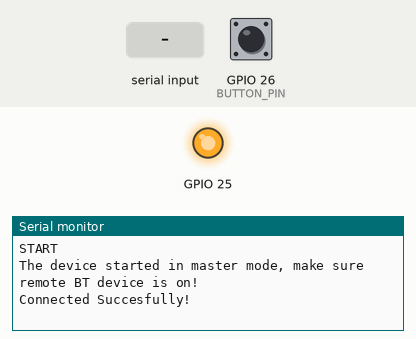
The program below on a simulated ESP32. On the bench: output pins drawn as LEDs (lit = HIGH), the last lines printed to the serial monitor. Inputs (shaded band) come from the test bench; at power-on: GPIO 26 (BUTTON_PIN) HIGH. The local clock reads 2024-03-15 10:24:30 at power-on unless the program sets it; nothing arrives over Bluetooth unless stated.

Above: at 4.2 s.
4.3 s: "Printer001\n" received over the second serial link
At 5.2 s:
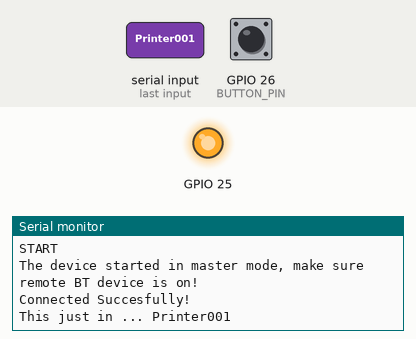
5.8 s: "Signature\n" received over the second serial link
At 6.3 s:
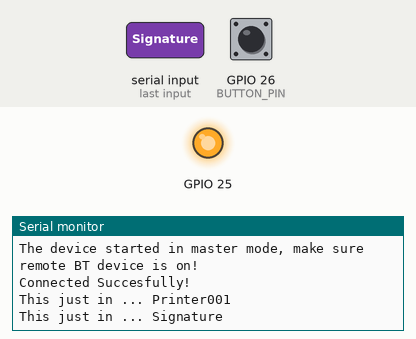
7.3 s: "NO STABILITY\n" received over the second serial link
At 8.7 s:
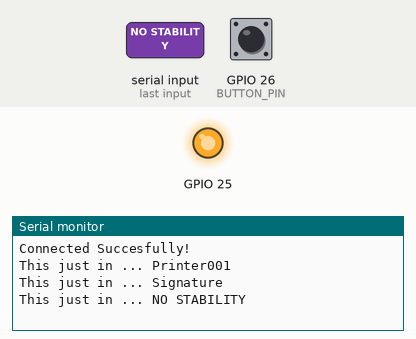

The program:

main.cpp
```cpp
#include <Arduino.h>
#include <BluetoothSerial.h>
#include <HardwareSerial.h>
#include "uRTCLib.h"

#define BUTTON_PIN 26

// uRTCLib rtc;
uRTCLib rtc(0x68);

char daysOfTheWeek[7][12] = {"Sunday", "Monday", "Tuesday", "Wednesday", "Thursday", "Friday", "Saturday"};

const byte numChars = 80;
char receivedChars[numChars]; // an array to store the received data
String stringReceivedChars;
boolean newData = false;

HardwareSerial SerialPort(2); // if using UART2
BluetoothSerial SerialBT;

// String MACadd = "AA:BB:CC:11:22:33";
//uint8_t address[6] = {0x66, 0x32, 0x06, 0x60, 0xF6, 0xE5};
uint8_t address[6]    = {0xDC, 0x0D, 0x30, 0x00, 0x28, 0x89};
// String name = "Printer001";
char *pin = "0000"; //<- standard pin would be provided by default
bool connected;

void recvWithEndMarker()
{
	static byte ndx = 0;
	char endMarker = '\n';
	char rc;

	while (SerialPort.available() > 0 && newData == false)
	{
		rc = SerialPort.read();

		if (rc != endMarker)
		{
			receivedChars[ndx] = rc;
			ndx++;
			if (ndx >= numChars)
			{
				ndx = numChars - 1;
			}
		}
		else
		{
			receivedChars[ndx] = '\0'; // terminate the string
			ndx = 0;
			newData = true;
		}
	}
}

void showNewData()
{
	if (newData == true)
	{
		rtc.refresh();
		Serial.print("This just in ... ");
		stringReceivedChars = receivedChars;
		stringReceivedChars.trim();
		Serial.println(stringReceivedChars);
		if (stringReceivedChars == "------------------------")
		{
			newData = false;
			return;
		}
		if (stringReceivedChars == "........................")
		{
			newData = false;
			return;
		}
		if (stringReceivedChars == "Signature")
		{
			newData = false;
			return;
		}
		if (stringReceivedChars == "NO STABILITY")
		{
			SerialBT.println(stringReceivedChars);
			SerialBT.println("\x1B\x64\x4"); // hex code means ESC d 10 (feed 10 line)
			newData = false;
			return;
		}

		if (digitalRead(BUTTON_PIN) == HIGH)
		{
			SerialBT.println(stringReceivedChars);
			//SerialBT.println("\x1B\x64\x4"); // hex code means ESC d 10 (feed 10 line)
			newData = false;
			return;
		}
		else
		{
			SerialBT.print(rtc.day());
			SerialBT.print('/');
			SerialBT.print(rtc.month());
			SerialBT.print('/');
			SerialBT.print(rtc.year());

			SerialBT.print(" (");
			SerialBT.print(daysOfTheWeek[rtc.dayOfWeek() - 1]);
			SerialBT.print(") ");

			SerialBT.print(rtc.hour());
			SerialBT.print(':');
			if (rtc.minute() < 10)
				SerialBT.print('0');
			SerialBT.print(rtc.minute());
			SerialBT.print(':');
			if (rtc.second() < 10)
				SerialBT.print('0');
			SerialBT.println(rtc.second());
			SerialBT.println(stringReceivedChars);
			SerialBT.println("Signature");
			SerialBT.println("");
			SerialBT.println("------------------------");
			SerialBT.println("........................");
			SerialBT.println("\x1B\x64\x4"); // hex code means ESC d 10 (feed 10 line)
			newData = false;
			return;
		}
		newData = false;
	}
}

void setup()
{
	delay(3000);
	URTCLIB_WIRE.begin();
	Serial.begin(9600);
	pinMode(BUTTON_PIN, INPUT_PULLUP);
	SerialPort.begin(9600, SERIAL_8N1, 16, 17);
	Serial.println("START");
	pinMode(25, OUTPUT);
	digitalWrite(25, LOW);

	SerialBT.begin("ESP32test", true);
	SerialBT.setPin(pin);
	Serial.println("The device started in master mode, make sure remote BT device is on!");
	connected = SerialBT.connect(address);
	if (connected)
	{
		Serial.println("Connected Succesfully!");
		digitalWrite(25, HIGH); // turn the LED on
	}
	else
	{
		while (!SerialBT.connected(5000))
		{
			SerialBT.connect(address);
			Serial.println("Failed to connect. Make sure remote device is available and in range, then restart app.");
		}
	}
	//     this would reconnect to the name(will use address, if resolved) or address used with connect(name/address).
	SerialBT.connect();
}

void loop()
{

	recvWithEndMarker();
	showNewData();
	if (!SerialBT.connected(5000))
	{
		SerialBT.connect(address);
		digitalWrite(25, LOW);
	}
	else
	{
		digitalWrite(25, HIGH);
	}
}
```

Measured:
- after the input at 4.3 s, the serial monitor: prints a new line at once (image 1)
- after the input at 5.8 s, the serial monitor: prints a new line at once (image 2)
- after the input at 7.3 s, the serial monitor: prints a new line at once (image 3)
